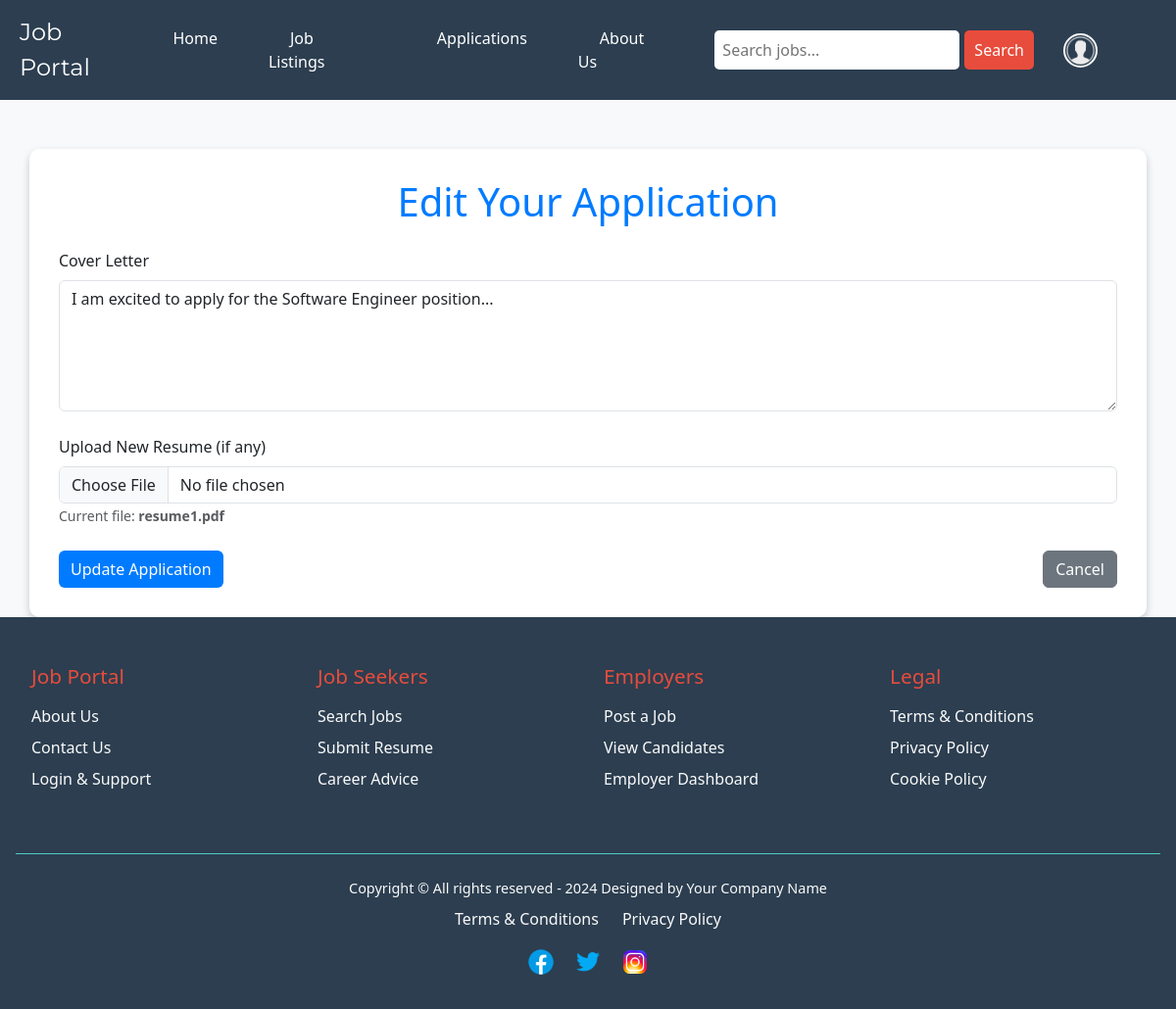
Page /edit_application.php?application_id=1 (signed in) on the committed database.
### tables this page shows
CREATE TABLE `applications` (
  `application_id` INT(11) NOT NULL AUTO_INCREMENT COMMENT 'Unique ID for each application',
  `user_id` INT(11) NOT NULL COMMENT 'ID of the user applying for the job, references users table',
  `job_id` INT(11) NOT NULL COMMENT 'ID of the job being applied to, references jobs table',
  `cover_letter` TEXT DEFAULT NULL COMMENT 'Optional cover letter submitted with the application',
  `applied_at` TIMESTAMP NOT NULL DEFAULT CURRENT_TIMESTAMP COMMENT 'Timestamp when the application was submitted',
  `status` ENUM('pending', 'reviewed', 'accepted', 'rejected') DEFAULT 'pending' COMMENT 'Status of the job application',
  PRIMARY KEY (`application_id`),
  CONSTRAINT `fk_user_id` FOREIGN KEY (`user_id`) REFERENCES `users`(`id`) ON DELETE CASCADE ON UPDATE CASCADE,
  CONSTRAINT `fk_job_id` FOREIGN KEY (`job_id`) REFERENCES `jobs`(`job_id`) ON DELETE CASCADE ON UPDATE CASCADE,
  INDEX `idx_user_id` (`user_id`),
  INDEX `idx_job_id` (`job_id`)
);

### edit_application.php (the view, shortened to what this page needs)
<?php
include('navbar.php');
include('db.php');
if (isset($_GET['application_id'])) {
    $application_id = $_GET['application_id'];
    $query = "SELECT cover_letter, resume_file FROM applications WHERE application_id = ?";
    $stmt = mysqli_prepare($con, $query);
    mysqli_stmt_bind_param($stmt, 'i', $application_id);
    mysqli_stmt_execute($stmt);
    $result = mysqli_stmt_get_result($stmt);
    $application = mysqli_fetch_assoc($result);
} else {
    header("Location: applications.php?msg=Application not found");
    exit();
}
?>
<!DOCTYPE html>
<html lang="en">
<head>
    <link rel="stylesheet" href="https://cdnjs.cloudflare.com/ajax/libs/bootstrap/5.3.0/css/bootstrap.min.css">
</head>
<body>
<div class="container">
    <h1 class="text-center mb-4">Edit Your Application</h1>
    <form action="" method="POST" enctype="multipart/form-data">
        <div class="mb-4">
            <label for="cover_letter" class="form-label">Cover Letter</label>
            <textarea id="cover_letter" name="cover_letter" class="form-control" rows="5" required><?php echo htmlspecialchars($application['cover_letter']); ?></textarea>
        </div>
        <div class="mb-4">
            <label for="resume_file" class="form-label">Upload New Resume (if any)</label>
            <input type="file" id="resume_file" name="resume_file" class="form-control" accept=".pdf,.doc,.docx">
            <small class="form-text text-muted">Current file: <strong><?php echo htmlspecialchars(basename($application['resume_file'])); ?></strong></small>
        </div>
        <div class="d-flex justify-content-between">
            <button type="submit" class="btn btn-primary">Update Application</button>
            <a href="applications.php" class="btn btn-secondary">Cancel</a>
        </div>
    </form>
</div>
</body>
</html>
<?php
include('footer.php');
?>

### navbar.php (style rules this page uses)
body { margin: 0; font-family: 'Open Sans', sans-serif; background-color: #FAFAFA; }

### edit_application.php (style rules this page uses)
body { background-color: #f8f9fa; }
.container { margin-top: 50px; background: white; padding: 30px; border-radius: 10px; box-shadow: 0 4px 8px rgba(0, 0, 0, 0.2); }
h1 { color: #007bff; }
.btn-primary { background-color: #007bff; border: none; }

### rows in the picture
applications: cover_letter "I am excited to apply for the Software Engineer position...", resume_file "resume1.pdf"
